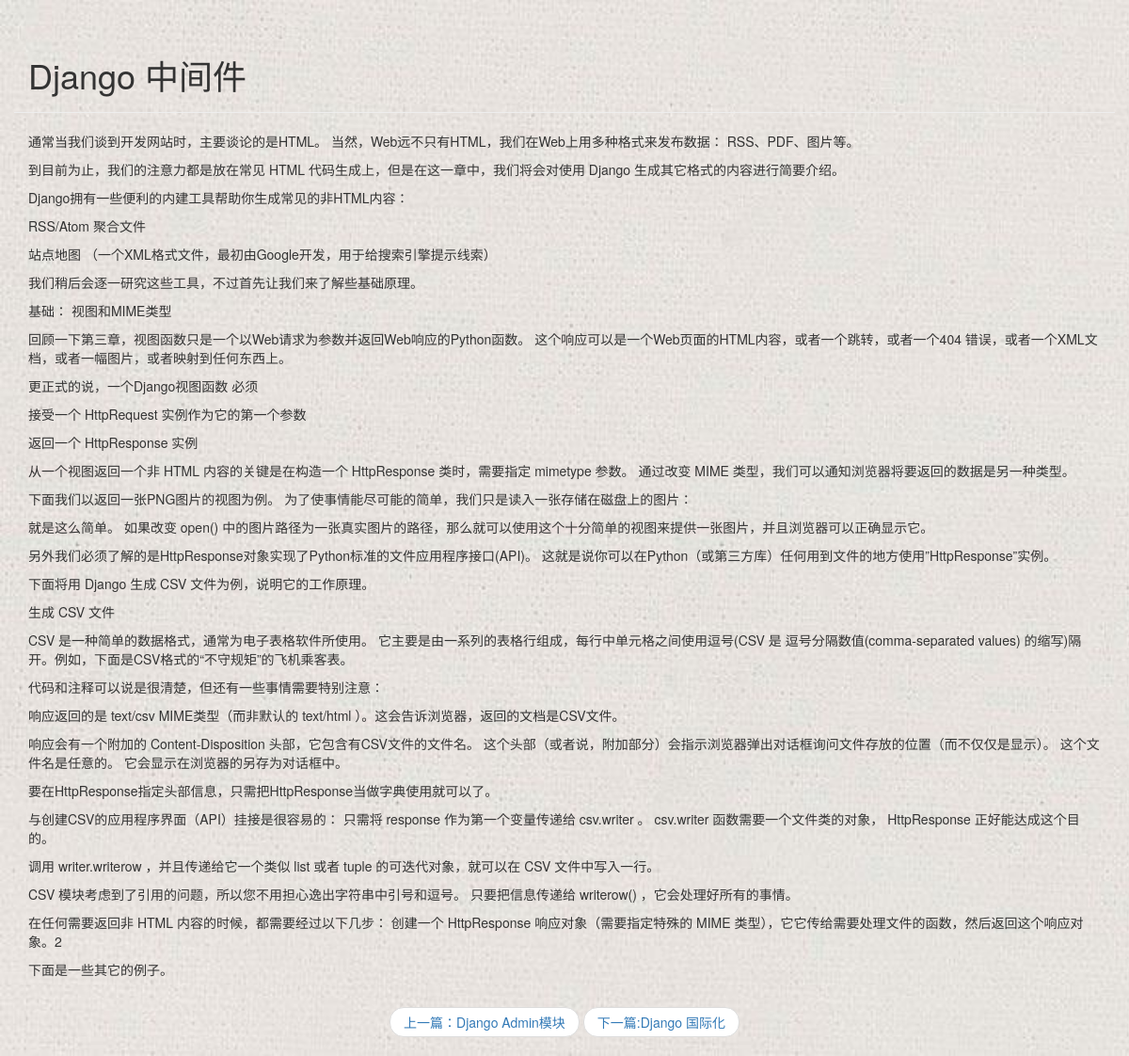
Screenshot of /blog/detail/4 with the database file from the repository.
### blog/models.py (models this page shows, shortened)
class Article(models.Model):
    article_id = models.AutoField(primary_key=True)
    title = models.TextField()
    brief_content = models.TextField()
    content = models.TextField()
    publish_date = models.DateTimeField(auto_now=True)

### blog/views.py (the view)
# urls.py: path('detail/<int:article_id>', blog.views.get_detail_page)
def get_detail_page(request, article_id):
    all_article = Article.objects.all()
    curr_article = None
    previous_index = 0
    next_index = 0
    previous_article = None
    next_article = None
    for index, article in enumerate(all_article):
        if index == 0:
            previous_index = 0
            next_index = previous_index + 1
        elif index == len(all_article) - 1:
            previous_index = index - 1
            next_index = index
        else:
            previous_index = index - 1
            next_index = index + 1
        if article.article_id == article_id:
            curr_article = article
            previous_article = all_article[previous_index]
            next_article = all_article[next_index]
            break
    section_list = curr_article.content.split("\n")
    return render(request, 'blog/detail.html',
                  {
                      'curr_article': curr_article,
                      "section_list": section_list,
                      "previous_article": previous_article,
                      "next_article": next_article
                  })

### blog/templates/blog/detail.html (shortened to what this page needs)
<!DOCTYPE html>
<html lang="en">
<head>
    <link rel="stylesheet" href="https://cdn.jsdelivr.net/npm/bootstrap@3.3.7/dist/css/bootstrap.min.css"
>
    <link rel="stylesheet" href="../../static/css/backgroud.css">
</head>
<body>
<div class="container page-header">
    <h1>{{ curr_article.title }}</h1>
</div>
<div class="container body-main">
    <div>
        {% for selction in section_list %}
            <p>
                {{ selction }}
            </p>
        {% endfor %}
    </div>
</div>
<div>
    <nav aria-label="...">
  <ul class="pager">
    <li><a href="/blog/detail/{{ previous_article.article_id }}">上一篇：{{ previous_article.title }}</a></li>
    <li><a href="/blog/detail/{{ next_article.article_id }}">下一篇:{{ next_article.title }}</a></li>
  </ul>
</nav>
</div>
</body>
</html>

### blog/static/css/backgroud.css (style rules this page uses)
body { width:100%; height:100%; background: url("../images/ground.jpg") no-repeat; overflow: hidden; background-size:cover; overflow-y: scroll; }

### rows the page displays
Article: title "Django 中间件"
Article: title "Django Admin模块"
Article: title "Django 国际化"

### other values shown
{{ selction }} "通常当我们谈到开发网站时，主要谈论的是HTML。 当然，Web远不只有HTML，我们在Web上用多种格式来发布数据： RSS、PDF、图片等。" "到目前为止，我们的注意力都是放在常见 HTML 代码生成上，但是在这一章中，我们将会对使用 Django 生成其它格式的内容进行简要介绍。" "Django拥有一些便利的内建工具帮助你生成常见的非HTML内容：" "RSS/Atom 聚合文件" "站点地图 （一个XML格式文件，最初由Google开发，用于给搜索引擎提示线索）" "我们稍后会逐一研究这些工具，不过首先让我们来了解些基础原理。" "基础： 视图和MIME类型" "回顾一下第三章，视图函数只是一个以Web请求为参数并返回Web响应的Python函数。 这个响应可以是一个Web页面的HTML内容，或者一个跳转，或者一个404 错误，或者一个XML文档，或者一幅图片，或者映射到任何东西上。" "更正式的说，一个Django视图函数 必须" "接受一个 HttpRequest 实例作为它的第一个参数" "返回一个 HttpResponse 实例" "从一个视图返回一个非 HTML 内容的关键是在构造一个 HttpResponse 类时，需要指定 mimetype 参数。 通过改变 MIME 类型，我们可以通知浏览器将要返回的数据是另一种类型。" "下面我们以返回一张PNG图片的视图为例。 为了使事情能尽可能的简单，我们只是读入一张存储在磁盘上的图片：" "就是这么简单。 如果改变 open() 中的图片路径为一张真实图片的路径，那么就可以使用这个十分简单的视图来提供一张图片，并且浏览器可以正确显示它。" "另外我们必须了解的是HttpResponse对象实现了Python标准的文件应用程序接口(API)。 这就是说你可以在Python（或第三方库）任何用到文件的地方使用”HttpResponse”实例。" "下面将用 Django 生成 CSV 文件为例，说明它的工作原理。" "生成 CSV 文件" "CSV 是一种简单的数据格式，通常为电子表格软件所使用。 它主要是由一系列的表格行组成，每行中单元格之间使用逗号(CSV 是 逗号分隔数值(comma-separated values) 的缩写)隔开。例如，下面是CSV格式的“不守规矩”的飞机乘客表。" "代码和注释可以说是很清楚，但还有一些事情需要特别注意：" "响应返回的是 text/csv MIME类型（而非默认的 text/html ）。这会告诉浏览器，返回的文档是CSV文件。" "响应会有一个附加的 Content-Disposition 头部，它包含有CSV文件的文件名。 这个头部（或者说，附加部分）会指示浏览器弹出对话框询问文件存放的位置（而不仅仅是显示）。 这个文件名是任意的。 它会显示在浏览器的另存为对话框中。" "要在HttpResponse指定头部信息，只需把HttpResponse当做字典使用就可以了。" "与创建CSV的应用程序界面（API）挂接是很容易的： 只需将 response 作为第一个变量传递给 csv.writer 。 csv.writer 函数需要一个文件类的对象， HttpResponse 正好能达成这个目的。" "调用 writer.writerow ，并且传递给它一个类似 list 或者 tuple 的可迭代对象，就可以在 CSV 文件中写入一行。" "CSV 模块考虑到了引用的问题，所以您不用担心逸出字符串中引号和逗号。 只要把信息传递给 writerow() ，它会处理好所有的事情。" "在任何需要返回非 HTML 内容的时候，都需要经过以下几步： 创建一个 HttpResponse 响应对象（需要指定特殊的 MIME 类型），它它传给需要处理文件的函数，然后返回这个响应对象。2" "下面是一些其它的例子。"
